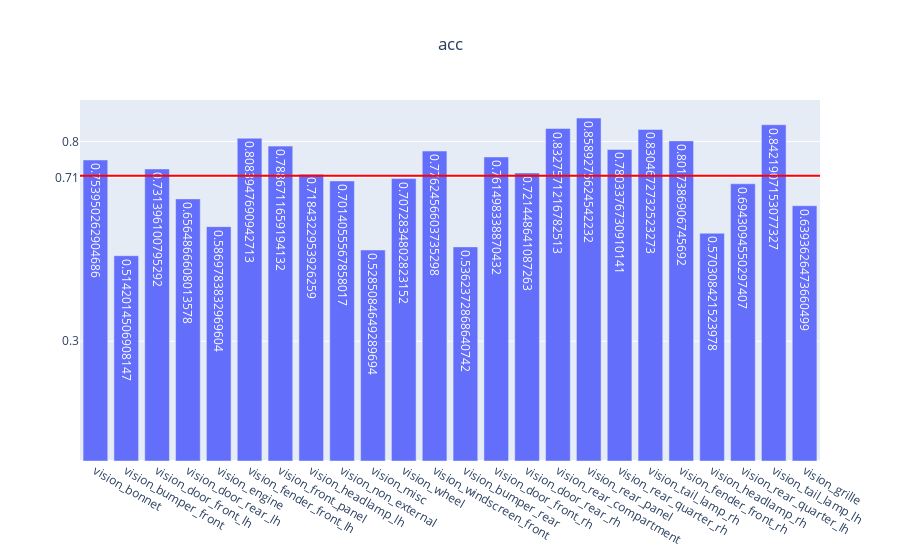

This figure's notebook cell:
### Code cell
genVisMulitlabel(partEvalMetrics, "acc")

### Figure 1 — Plotly figure (JSON) as saved in the notebook; plotly's stock layout.template omitted (floating-point values rounded to 4 significant figures)
{"data": [{"text": [0.754, 0.5142, 0.7314, 0.6565, 0.587, 0.8084, 0.7887, 0.7184, 0.7014, 0.5285, 0.7073, 0.7762, 0.5362, 0.7615, 0.7214, 0.8328, 0.8589, 0.7803, 0.8305, 0.8017, 0.5703, 0.6943, 0.8422, 0.6394], "type": "bar", "x": ["vision_bonnet", "vision_bumper_front", "vision_door_front_lh", "vision_door_rear_lh", "vision_engine", "vision_fender_front_lh", "vision_front_panel", "vision_headlamp_lh", "vision_non_external", "vision_misc", "vision_wheel", "vision_windscreen_front", "vision_bumper_rear", "vision_door_front_rh", "vision_door_rear_rh", "vision_rear_compartment", "vision_rear_panel", "vision_rear_quarter_rh", "vision_tail_lamp_rh", "vision_fender_front_rh", "vision_headlamp_rh", "vision_rear_quarter_lh", "vision_tail_lamp_lh", "vision_grille"], "y": [0.754, 0.5142, 0.7314, 0.6565, 0.587, 0.8084, 0.7887, 0.7184, 0.7014, 0.5285, 0.7073, 0.7762, 0.5362, 0.7615, 0.7214, 0.8328, 0.8589, 0.7803, 0.8305, 0.8017, 0.5703, 0.6943, 0.8422, 0.6394]}], "layout": {"shapes": [{"line": {"color": "red", "width": 2}, "type": "line", "x0": 0, "x1": 1, "xref": "x domain", "y0": 0.7142, "y1": 0.7142, "yref": "y"}], "title": {"text": "acc", "x": 0.5}, "yaxis": {"tickmode": "array", "tickvals": ["0.71", 0.3, 0.8]}}}
